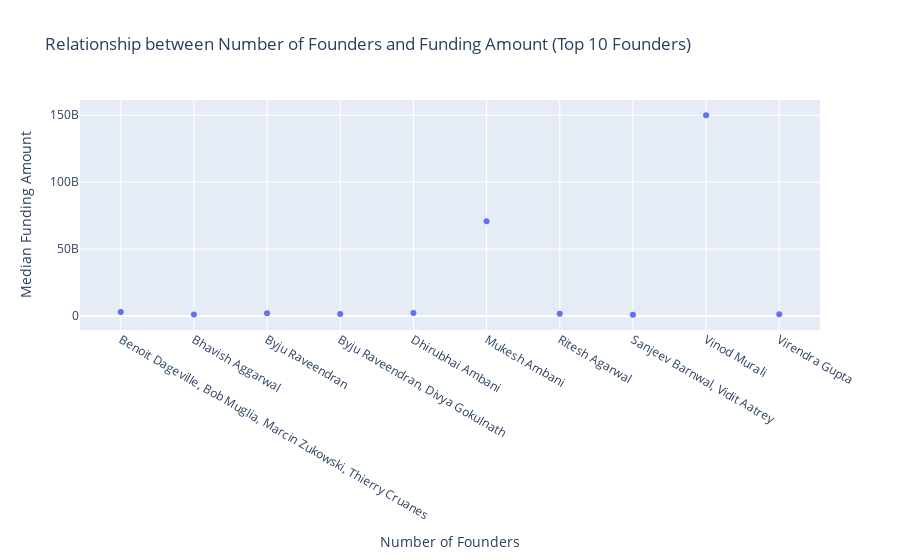

Notebook cell for this chart:
### Markdown cell above
6. Founder Impact:
Is there a correlation between the number of founders and the amount of funding received?

### Code cell
# Calculate total funding amount for each founder
total_funding_by_founder = df_combined.groupby('Founders')['Amount'].sum().reset_index()

# Sort the founders by total funding amount in descending order
total_funding_by_founder = total_funding_by_founder.sort_values('Amount', ascending=False)

# Select the top 10 founders
top_10_founders = total_funding_by_founder.head(10)

# Group the data by the number of founders and calculate the median funding amount
funding_by_num_founders = top_10_founders.groupby('Founders')['Amount'].median().reset_index()

# Plot the data
fig = px.scatter(funding_by_num_founders, x='Founders', y='Amount',
                 title='Relationship between Number of Founders and Funding Amount (Top 10 Founders)',
                 labels={'Founders': 'Number of Founders', 'Amount': 'Median Funding Amount'})

# Show the plot
fig.show()

### Figure 1 — Plotly figure (JSON) as saved in the notebook; plotly's stock layout.template omitted (floating-point values rounded to 4 significant figures)
{"data": [{"hovertemplate": "Number of Founders=%{x}<br>Median Funding Amount=%{y}<extra></extra>", "legendgroup": "", "marker": {"color": "#636efa", "symbol": "circle"}, "mode": "markers", "name": "", "orientation": "v", "showlegend": false, "type": "scatter", "x": ["Benoit Dageville, Bob Muglia, Marcin Zukowski, Thierry Cruanes", "Bhavish Aggarwal", "Byju Raveendran", "Byju Raveendran, Divya Gokulnath", "Dhirubhai Ambani", "Mukesh Ambani", "Ritesh Agarwal", "Sanjeev Barnwal, Vidit Aatrey", "Vinod Murali", "Virendra Gupta"], "xaxis": "x", "y": [3000000000, 1028500000, 2066716100, 1510000000, 2200000000, 70820220000, 1565000000, 870000000, 150000000000, 1159600000], "yaxis": "y"}], "layout": {"legend": {"tracegroupgap": 0}, "title": {"text": "Relationship between Number of Founders and Funding Amount (Top 10 Founders)"}, "xaxis": {"anchor": "y", "domain": [0, 1], "title": {"text": "Number of Founders"}}, "yaxis": {"anchor": "x", "domain": [0, 1], "title": {"text": "Median Funding Amount"}}}}
